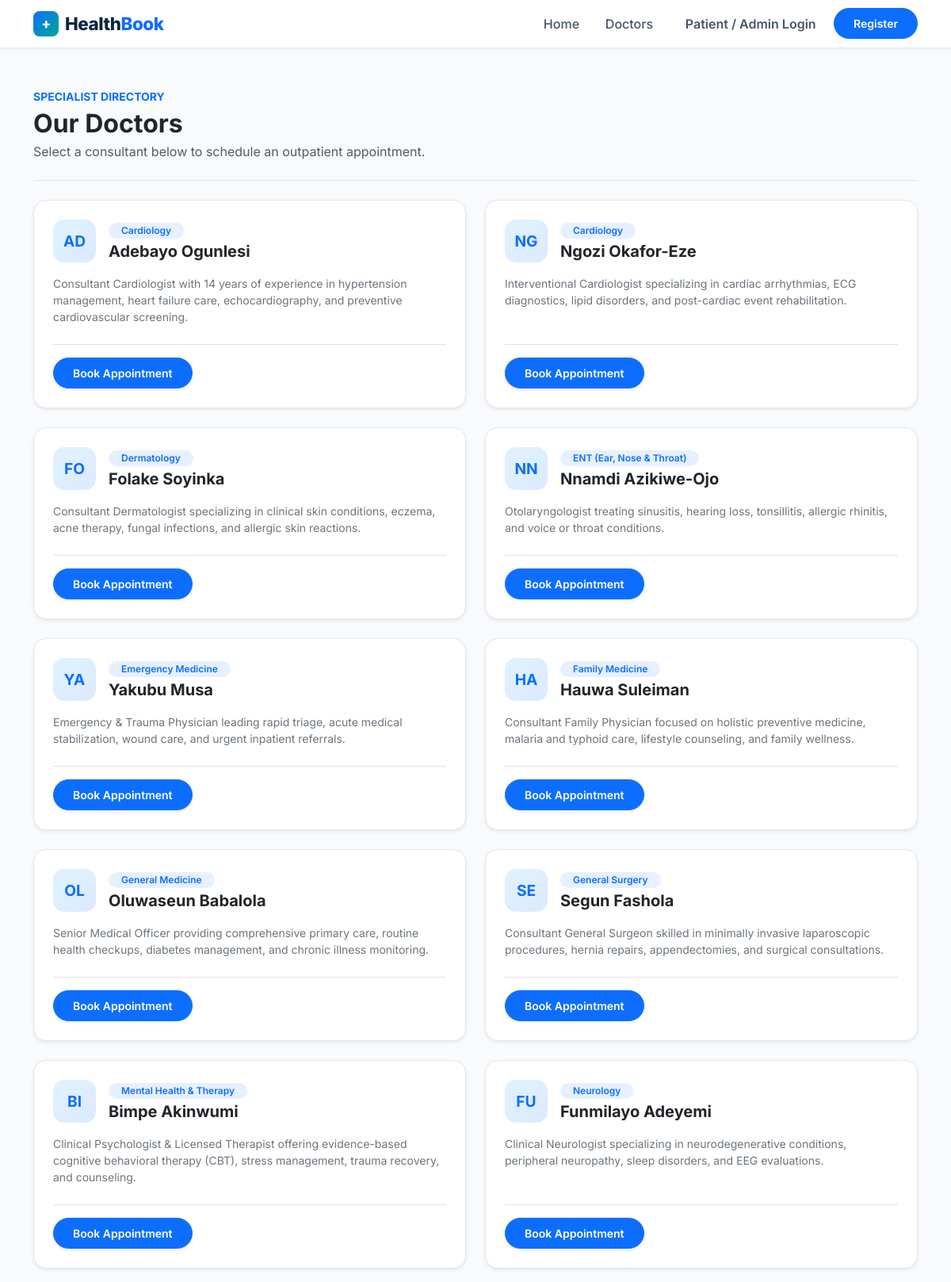
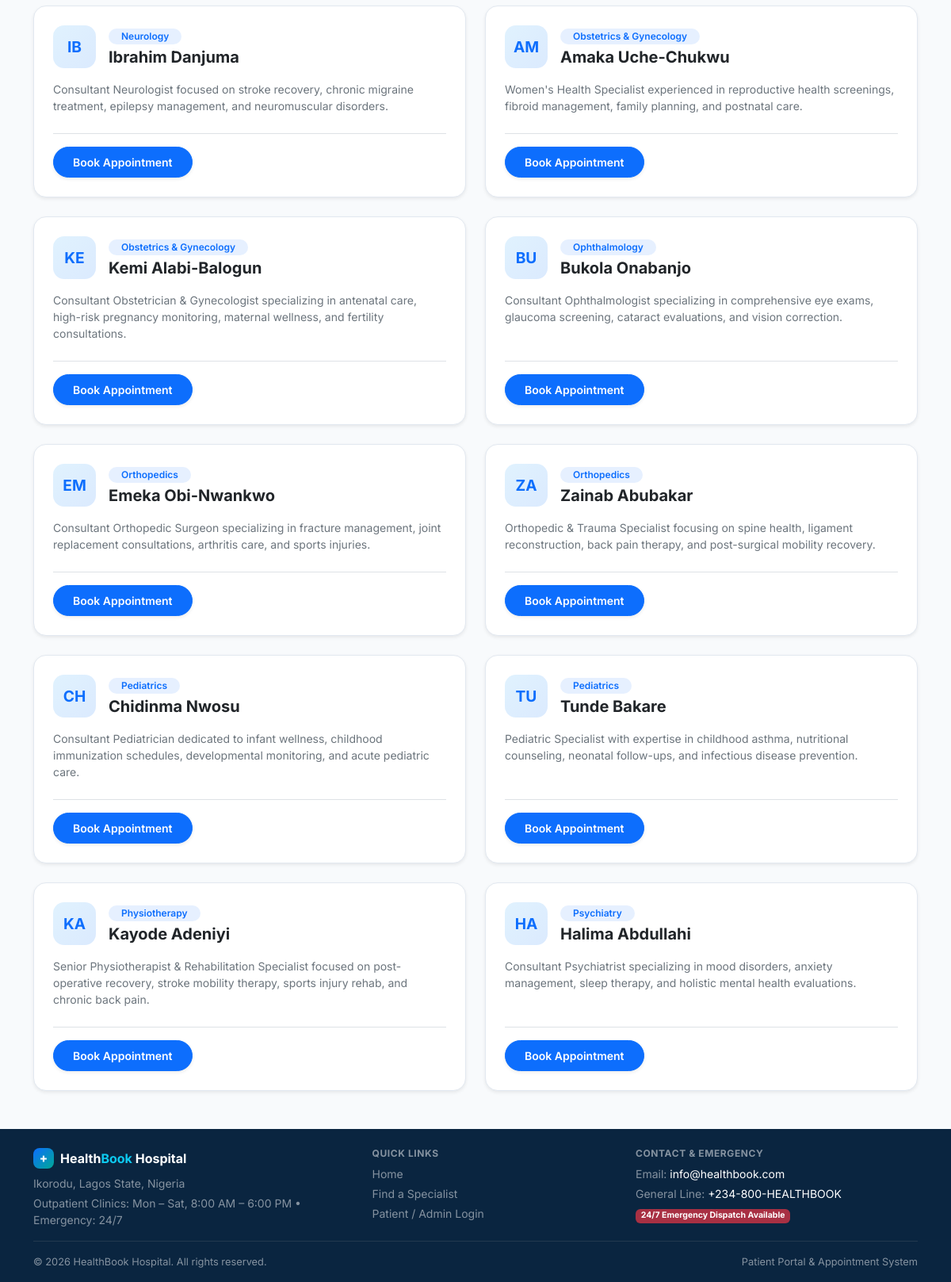
Page /doctors on the committed database (2 pictures, top to bottom).
### tables this page shows
CREATE TABLE doctors (
        id INTEGER PRIMARY KEY AUTOINCREMENT,
        name TEXT NOT NULL,
        department TEXT NOT NULL,
        bio TEXT,
        available_days TEXT  -- comma separated like "Mon,Tue,Wed"
    );

### app.py (the view)
@app.route("/doctors")
def doctors():
    db = get_db()
    doctors = db.execute("SELECT * FROM doctors ORDER BY department, name").fetchall()
    return render_template("doctors.html", doctors=doctors, user=current_user())

### app.py (called while the page is built)
def get_db():
    if "db" not in g:
        g.db = sqlite3.connect(DB_PATH)
        g.db.row_factory = sqlite3.Row
    return g.db

def current_user():
    uid = session.get("user_id")
    if not uid:
        return None
    db = get_db()
    return db.execute("SELECT * FROM users WHERE id = ?", (uid,)).fetchone()

### templates/doctors.html (shortened to what this page needs)
{% extends "base.html" %}
{% block content %}
<div class="container py-5">
  <div class="d-flex flex-column flex-md-row justify-content-between align-items-md-center gap-3 pb-4 mb-4 border-bottom">
    <div>
      <span class="text-primary text-uppercase fw-bold small">Specialist Directory</span>
      <h2 class="fw-bold text-dark mt-1 mb-1">Our Doctors</h2>
      <p class="text-muted mb-0">
        Select a consultant below to schedule an outpatient appointment.
      </p>
    </div>
  </div>
  <div class="row g-4">
    {% for d in doctors %}
      <div class="col-md-6">
        <div class="card hb-doc-card h-100 shadow-sm">
          <div class="card-body p-4 d-flex flex-column">
            <div class="d-flex align-items-start gap-3 mb-3">
              <div class="hb-doc-initials">
                {{ d.name[:2] | upper }}
              </div>
              <div class="flex-grow-1">
                <span class="badge bg-primary bg-opacity-10 text-primary rounded-pill px-3 py-1 mb-1 fw-semibold">
                  {{ d.department }}
                </span>
                <h5 class="fw-bold text-dark mb-0">{{ d.name }}</h5>
              </div>
            </div>
            <p class="text-secondary small lh-base mb-4 flex-grow-1">
              {{ d.bio }}
            </p>
            <div class="d-flex align-items-center justify-content-between pt-3 border-top gap-2">
              <a href="{{ url_for('book', doctor_id=d.id) }}" class="btn btn-primary btn-sm px-4 py-2 rounded-pill fw-semibold shadow-sm">
                Book Appointment
              </a>
            </div>
          </div>
        </div>
      </div>
    {% endfor %}
  </div>
</div>
{% endblock %}

### templates/base.html (shortened to what this page needs)
<!doctype html>
<html lang="en">
  <head>
    <link
      href="https://cdn.jsdelivr.net/npm/bootstrap@5.3.3/dist/css/bootstrap.min.css"
      rel="stylesheet"
    />
    <link
      rel="stylesheet"
      href="{{ url_for('static', filename='css/main.css') }}"
    />
  </head>
  <body>
 <nav class="navbar navbar-expand-lg hb-navbar sticky-top py-2">
  <div class="container">
    <a class="navbar-brand hb-brand" href="{{ url_for('index') }}">
      <span class="hb-brand-icon">+</span>
      <span>Health<span class="text-primary">Book</span></span>
    </a>
    <div class="collapse navbar-collapse" id="navMain">
      <ul class="navbar-nav ms-auto align-items-lg-center gap-lg-1 mt-3 mt-lg-0">
        <li class="nav-item">
          <a class="nav-link hb-nav-link" href="{{ url_for('index') }}">Home</a>
        </li>
        <li class="nav-item">
          <a class="nav-link hb-nav-link" href="{{ url_for('doctors') }}">Doctors</a>
        </li>
              {% if user %}
          {% if user.role == 'admin' %}
            <li class="nav-item">
              <a class="nav-link hb-nav-link" href="{{ url_for('admin_dashboard') }}">Admin Dashboard</a>
            </li>
            <li class="nav-item ms-lg-2">
              <span class="badge bg-dark text-white rounded-pill px-3 py-2">
                Admin: {{ user.full_name if user.full_name else user.username }}
              </span>
            </li>
          {% else %}
            <li class="nav-item">
              <a class="nav-link hb-nav-link" href="{{ url_for('my_appointments') }}">My Appointments</a>
            </li>
            <li class="nav-item ms-lg-2">
              <span class="badge bg-primary bg-opacity-10 text-primary rounded-pill px-3 py-2 fw-semibold">
                Patient: {{ user.full_name if user.full_name else user.username }}
              </span>
            </li>
          {% endif %}
          <li class="nav-item ms-lg-2 mt-2 mt-lg-0">
            <a class="btn btn-outline-danger btn-sm px-3 py-2 rounded-pill fw-semibold" href="{{ url_for('logout') }}">Logout</a>
          </li>
        {% else %}
          <li class="nav-item ms-lg-2">
            <a class="nav-link hb-nav-link fw-semibold text-primary" href="{{ url_for('login') }}">Patient / Admin Login</a>
          </li>
          <li class="nav-item ms-lg-1 mt-2 mt-lg-0">
            <a class="btn btn-primary btn-sm px-4 py-2 rounded-pill fw-semibold shadow-sm" href="{{ url_for('register') }}">Register</a>
          </li>
        {% endif %}
      </ul>
    </div>
  </div>
</nav>
    <main>{% block content %}{% endblock %}</main>
    <footer class="hb-footer text-white pt-4 pb-3 mt-auto">
      <div class="container">
        <div class="row gy-3 align-items-start justify-content-between small">
          <div class="col-lg-4">
            <div class="d-flex align-items-center gap-2 mb-2">
              <span class="hb-brand-icon" style="width: 26px; height: 26px; font-size: 0.95rem;">+</span>
              <span class="fw-bold fs-6 text-white">Health<span class="text-info">Book</span> Hospital</span>
            </div>
            <p class="text-white-50 mb-1">
              Ikorodu, Lagos State, Nigeria
            </p>
            <p class="text-white-50 mb-0">
              Outpatient Clinics: Mon – Sat, 8:00 AM – 6:00 PM &bull; Emergency: 24/7
            </p>
          </div>
          <div class="col-6 col-lg-3">
            <h6 class="text-uppercase fw-bold text-white-50 mb-2" style="font-size: 0.75rem; letter-spacing: 0.05em;">
              Quick Links
            </h6>
            <ul class="list-unstyled mb-0 d-flex flex-column gap-1">
              <li><a href="{{ url_for('index') }}" class="text-white-50 text-decoration-none">Home</a></li>
              <li><a href="{{ url_for('doctors') }}" class="text-white-50 text-decoration-none">Find a Specialist</a></li>
              {% if user %}
                {% if user.role == 'admin' %}
                  <li><a href="{{ url_for('admin_dashboard') }}" class="text-white-50 text-decoration-none">Admin Dashboard</a></li>
                {% else %}
                  <li><a href="{{ url_for('my_appointments') }}" class="text-white-50 text-decoration-none">My Appointments</a></li>
                {% endif %}
              {% else %}
                <li><a href="{{ url_for('login') }}" class="text-white-50 text-decoration-none">Patient / Admin Login</a></li>
              {% endif %}
            </ul>
          </div>
          <div class="col-6 col-lg-4">
            <h6 class="text-uppercase fw-bold text-white-50 mb-2" style="font-size: 0.75rem; letter-spacing: 0.05em;">
              Contact &amp; Emergency
            </h6>
            <ul class="list-unstyled text-white-50 mb-0 d-flex flex-column gap-1">
              <li>Email: <a href="mailto:info@healthbook.com" class="text-white text-decoration-none">info@healthbook.com</a></li>
              <li>General Line: <a href="tel:+2348004325842" class="text-white text-decoration-none">+234-800-HEALTHBOOK</a></li>
              <li><span class="badge bg-danger bg-opacity-75 text-white mt-1">24/7 Emergency Dispatch Available</span></li>
            </ul>
          </div>
        </div>
        <hr class="border-secondary opacity-25 my-3" />
        <div class="d-flex flex-column flex-sm-row justify-content-between align-items-center text-white-50" style="font-size: 0.8rem;">
          <span>&copy; 2026 HealthBook Hospital. All rights reserved.</span>
          <span class="mt-1 mt-sm-0">Patient Portal &amp; Appointment System</span>
        </div>
      </div>
    </footer>
  </body>
</html>

### static/css/main.css (style rules this page uses)
body { background: #f7fbff; }
.navbar-brand { font-weight: 700; letter-spacing: 0.5px; }
.card { border-radius: 10px; }

### templates/base.html (style rules this page uses)
:root { --hb-navy: #0a2540; --hb-blue: #0d6efd; --hb-teal: #00a896; --hb-soft-bg: #f4f8fc; }
body { font-family: "Inter", system-ui, -apple-system, sans-serif; background-color: #f8fafc; color: #1e293b; display: flex; flex-direction: column; min-height: 100vh; }
main { flex: 1 0 auto; }
.hb-navbar { background-color: #ffffff; border-bottom: 1px solid #e2e8f0; box-shadow: 0 2px 12px rgba(10, 37, 64, 0.04); }
.hb-brand { font-weight: 800; font-size: 1.4rem; color: var(--hb-navy) !important; letter-spacing: -0.02em; display: inline-flex; align-items: center; gap: 0.5rem; }
.hb-brand-icon { width: 32px; height: 32px; background: linear-gradient(135deg, var(--hb-blue), var(--hb-teal)); color: #ffffff; border-radius: 8px; display: inline-flex; align-items: center; justify-content: center; font-weight: 800; font-size: 1.1rem; }
.hb-nav-link { color: #475569 !important; font-weight: 500; padding: 0.5rem 0.9rem !important; border-radius: 8px; transition: all 0.2s ease; }
.hb-footer { background-color: var(--hb-navy); }

### templates/doctors.html (style rules this page uses)
.hb-doc-card { border: 1px solid #e2e8f0; border-radius: 16px; background: #ffffff; transition: transform 0.22s ease, box-shadow 0.22s ease; }
.hb-doc-initials { width: 54px; height: 54px; border-radius: 14px; background: linear-gradient(135deg, #e0f2fe 0%, #dbeafe 100%); color: #0d6efd; font-weight: 700; font-size: 1.2rem; display: inline-flex; align-items: center; justify-content: center; flex-shrink: 0; }

### rows in the picture
doctors: name "AD", department "Cardiology", name "Adebayo Ogunlesi", bio "Consultant Cardiologist with 14 years of experience in hypertension management, heart failure care, echocardiography, and preventive cardiovascular screening."
doctors: name "NG", department "Cardiology", name "Ngozi Okafor-Eze", bio "Interventional Cardiologist specializing in cardiac arrhythmias, ECG diagnostics, lipid disorders, and post-cardiac event rehabilitation."
doctors: name "FO", department "Dermatology", name "Folake Soyinka", bio "Consultant Dermatologist specializing in clinical skin conditions, eczema, acne therapy, fungal infections, and allergic skin reactions."
doctors: name "NN", department "ENT (Ear, Nose & Throat)", name "Nnamdi Azikiwe-Ojo", bio "Otolaryngologist treating sinusitis, hearing loss, tonsillitis, allergic rhinitis, and voice or throat conditions."
doctors: name "YA", department "Emergency Medicine", name "Yakubu Musa", bio "Emergency & Trauma Physician leading rapid triage, acute medical stabilization, wound care, and urgent inpatient referrals."
doctors: name "HA", department "Family Medicine", name "Hauwa Suleiman", bio "Consultant Family Physician focused on holistic preventive medicine, malaria and typhoid care, lifestyle counseling, and family wellness."
doctors: name "OL", department "General Medicine", name "Oluwaseun Babalola", bio "Senior Medical Officer providing comprehensive primary care, routine health checkups, diabetes management, and chronic illness monitoring."
doctors: name "SE", department "General Surgery", name "Segun Fashola", bio "Consultant General Surgeon skilled in minimally invasive laparoscopic procedures, hernia repairs, appendectomies, and surgical consultations."
doctors: name "BI", department "Mental Health & Therapy", name "Bimpe Akinwumi", bio "Clinical Psychologist & Licensed Therapist offering evidence-based cognitive behavioral therapy (CBT), stress management, trauma recovery, and counseling."
doctors: name "FU", department "Neurology", name "Funmilayo Adeyemi", bio "Clinical Neurologist specializing in neurodegenerative conditions, peripheral neuropathy, sleep disorders, and EEG evaluations."
doctors: name "IB", department "Neurology", name "Ibrahim Danjuma", bio "Consultant Neurologist focused on stroke recovery, chronic migraine treatment, epilepsy management, and neuromuscular disorders."
doctors: name "AM", department "Obstetrics & Gynecology", name "Amaka Uche-Chukwu", bio "Women's Health Specialist experienced in reproductive health screenings, fibroid management, family planning, and postnatal care."
doctors: name "KE", department "Obstetrics & Gynecology", name "Kemi Alabi-Balogun", bio "Consultant Obstetrician & Gynecologist specializing in antenatal care, high-risk pregnancy monitoring, maternal wellness, and fertility consultations."
doctors: name "BU", department "Ophthalmology", name "Bukola Onabanjo", bio "Consultant Ophthalmologist specializing in comprehensive eye exams, glaucoma screening, cataract evaluations, and vision correction."
doctors: name "EM", department "Orthopedics", name "Emeka Obi-Nwankwo", bio "Consultant Orthopedic Surgeon specializing in fracture management, joint replacement consultations, arthritis care, and sports injuries."
doctors: name "ZA", department "Orthopedics", name "Zainab Abubakar", bio "Orthopedic & Trauma Specialist focusing on spine health, ligament reconstruction, back pain therapy, and post-surgical mobility recovery."
doctors: name "CH", department "Pediatrics", name "Chidinma Nwosu", bio "Consultant Pediatrician dedicated to infant wellness, childhood immunization schedules, developmental monitoring, and acute pediatric care."
doctors: name "TU", department "Pediatrics", name "Tunde Bakare", bio "Pediatric Specialist with expertise in childhood asthma, nutritional counseling, neonatal follow-ups, and infectious disease prevention."
doctors: name "KA", department "Physiotherapy", name "Kayode Adeniyi", bio "Senior Physiotherapist & Rehabilitation Specialist focused on post-operative recovery, stroke mobility therapy, sports injury rehab, and chronic back pain."
doctors: name "HA", department "Psychiatry", name "Halima Abdullahi", bio "Consultant Psychiatrist specializing in mood disorders, anxiety management, sleep therapy, and holistic mental health evaluations."
